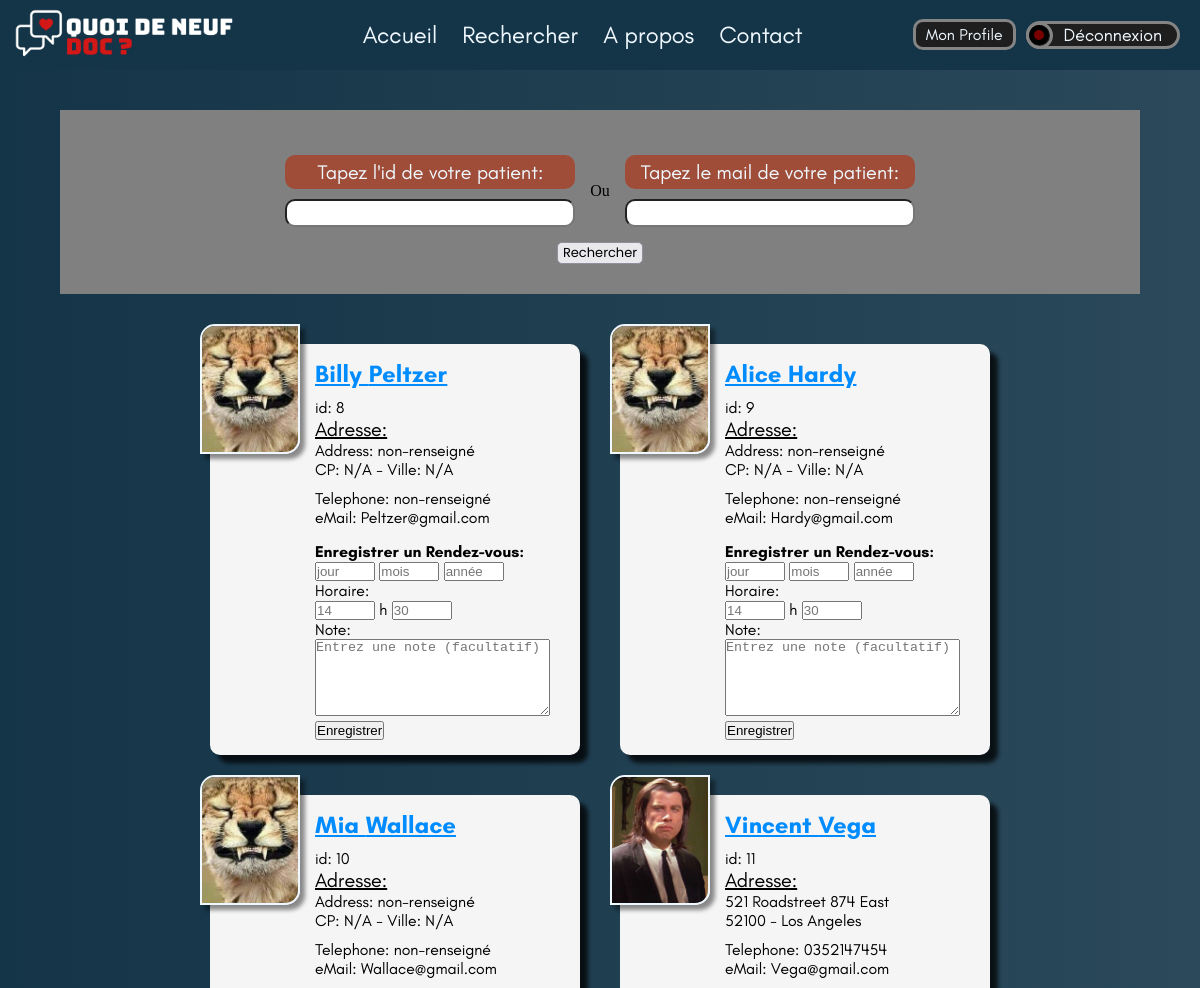
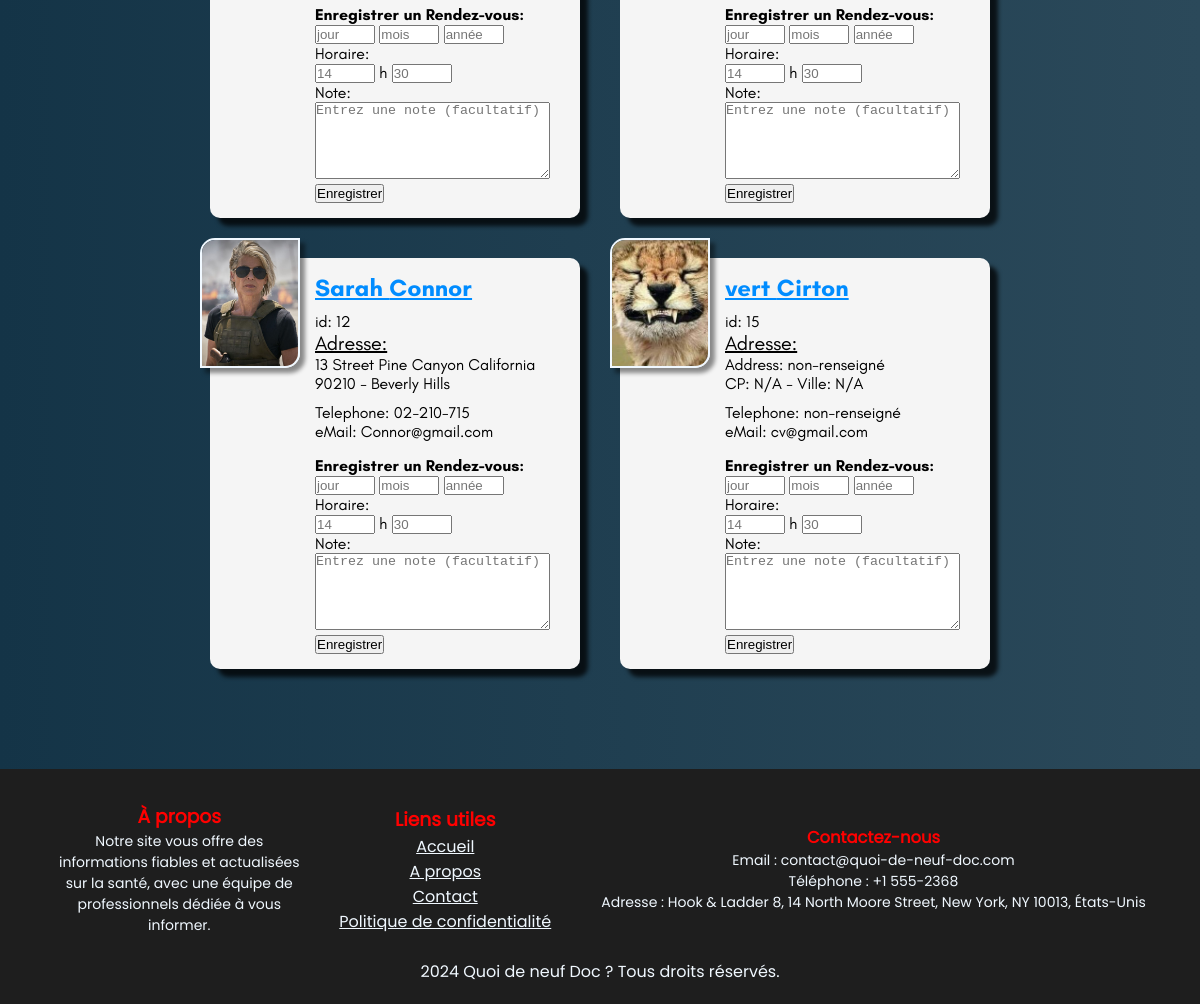
The page /search-user.php (signed in) on the database its author committed (2 pictures, top to bottom).
### tables this page shows
CREATE TABLE `users` (
  `id` int NOT NULL,
  `user_firstname` varchar(255) NOT NULL,
  `user_lastname` varchar(255) NOT NULL,
  `user_image` varchar(255) DEFAULT NULL,
  `user_mail` varchar(255) NOT NULL,
  `user_password` varchar(255) NOT NULL,
  `user_department` varchar(5) DEFAULT NULL,
  `user_city` varchar(255) DEFAULT NULL,
  `user_address` text,
  `user_phone` varchar(20) DEFAULT NULL
);

### src/search-user.php (the view, shortened to what this page needs)
<?php
require_once("connexion.php");
$sql = "SELECT * FROM users";
$params = [];
$query = $db->prepare($sql);
$query->execute($params);
$user_info = $query->fetchAll(PDO::FETCH_ASSOC);
?>
<!DOCTYPE html>
<html lang="en">
<head>
    <link rel="stylesheet" href="css/style.css">
    <link rel="stylesheet" href="css/responsive.css">
    <link rel="stylesheet" href="css/fonts.css">
</head>
<body>
<?php
    require_once "gestions/header.php";
?>
<main>
    <section class="search-filter">
        <form class="search-doctor-form" method="GET" action="search-user.php">
            <div class="first-section">
                <div class="style-search">
                    <p>Tapez l'id de votre patient:</p>
                    <input type="number" name="id">
                </div>
                <span>Ou</span>
                <div class="style-search">
                    <p>Tapez le mail de votre patient:</p>
                    <input type="email" name="user_mail">
                </div>
            </div>
            <button class="btn-mod-user" type="submit" name="envoyer">Rechercher</button>
        </form>
    </section>
    <section class="doctor-cards">
    <?php if (!empty($user_info)): ?>
        <?php foreach ($user_info as $user): ?>
            <figure class="user-card">
                <img class="img-user" src="<?= !empty($user['user_image']) ? 'assets/images/profiles/' . htmlspecialchars($user['user_image']) : 'assets/images/profiles/userimgnotfound.png'; ?>" alt="user img">
                <figcaption>
                    <h1><?= htmlspecialchars($user['user_firstname']) . ' ' . htmlspecialchars($user['user_lastname']) ?></h1>
                    <div>
                        <div>
                            <span>id: <?= $user['id']?></span>
                        </div>
                        <div class="adress-user-main">
                            <span>Adresse:</span>
                            <p><?= !empty($user['user_address']) ? htmlspecialchars($user['user_address']) : 'Address: non-renseigné' ?></p>
                            <p><?= !empty($user['user_department']) ? htmlspecialchars($user['user_department']) : 'CP: N/A' ?> - <?= !empty($user['user_city']) ? htmlspecialchars($user['user_city']) : 'Ville: N/A' ?></p>
                        </div>
                        <div class="pm-user">
                            <p>Telephone: <?= !empty($user['user_phone']) ? htmlspecialchars($user['user_phone']) : 'non-renseigné' ?></p>
                            <p>eMail: <?= htmlspecialchars($user['user_mail']) ?></p>
                        </div>
                    </div>
                    <form action="enregistrer_rdv.php" method="POST">
                        <h4>Enregistrer un Rendez-vous:</h4>
                        <p>
                            <input name="day" class="input-rdv" type="number" min="1" max="31" placeholder="jour">
                            <input name="month" class="input-rdv" type="number" min="1" max="12" placeholder="mois">
                            <input name="year" class="input-rdv" type="number" min="2024" max="9990" placeholder="année">
                        </p>
                        <p>
                            <p>Horaire:</p>
                            <input name="hour" class="input-rdv" type="number" min="0" max="23" placeholder="14">
                            <span>h</span>
                            <input name="minutes" class="input-rdv" type="number" min="0" max="59" placeholder="30">
                        </p>
                        <span>Note:</span>
                        <textarea class="note-info-area" name="info" rows="5" cols="33" placeholder="Entrez une note (facultatif)"></textarea>
                        <button type="submit" name="submit_rdv">Enregistrer</button>
                    </form>
                </figcaption>
            </figure>
        <?php endforeach; ?>
    <?php else: ?>
        <p class="no-results-message">Aucun utilisateur trouvé avec ces informations.</p>
    <?php endif; ?>
    </section>
</main>
<?php
    include_once "gestions/footer.php";
?>
</body>
</html>

### src/css/style.css (style rules this page uses)
* { margin: 0; padding: 0; box-sizing: border-box; }
html { scroll-behavior: smooth; }
body { background: linear-gradient(90deg, #143447, #2B495A); background-size: cover; height: 100vh; }
.search-filter { margin-top: 110px; background-color: grey; width: 90%; margin-left: auto; margin-right: auto; }
.search-doctor-form { display: flex; flex-direction: column; justify-content: center; align-items: center; gap: 0px; padding: 30px; }
.first-section { display: flex; flex-direction: column; justify-content: center; align-items: center; }
.search-doctor-form .style-search { width: 290px; display: flex; flex-direction: column; justify-content: center; align-items: center; gap: 10px; margin-top: 15px; margin-bottom: 15px; }
.style-search p { background-color: #9F4D38; padding: 5px 10px; border-radius: 10px; font-family: Teachers; font-size: 20px; color: aliceblue; width: 100%; text-align: center; }
.style-search input[type="number"] { -moz-appearance: textfield; width: 100%; padding: 0px 10px; border-radius: 10px; font-family: Teachers; font-size: 20px; width: 100%; text-align: center; }
.style-search input { width: 100%; padding: 0px 10px; border-radius: 10px; font-family: Teachers; font-size: 20px; width: 100%; text-align: center; }
.note-info-area { max-width: 235px; }
.doctor-cards { display: flex; flex-direction: row; justify-content: center; align-items: center; flex-wrap: wrap; gap: 40px; padding: 50px 20px 50px 20px; }
.user-card { position: relative; width: 370px; background-color: #F5F5F5 ; border-radius: 10px; font-family: Teachers; box-shadow: 8px 8px 4px rgba(0, 0, 0, 0.75); }
.img-user { position: absolute; margin-top: -20px; margin-left: -10px; width: 100px; height: 130px; object-fit: cover; border-radius: 15px 0px 15px 0px; border: 2px solid aliceblue; box-shadow: 5px 5px 4px rgba(0, 0, 0, 0.445); }
.user-card figcaption { margin-left: 90px; padding: 15px; }
.user-card figcaption h1 { color: #008CFF; text-decoration: underline; margin-bottom: 10px; }
.btn-mod-user { background-color: #E9E9ED; border: 1px solid #8F8F9D; font-family: poppins; padding: 0px 5px; cursor: pointer; border-radius: 5px; font-size: 13px; text-decoration: none; color: #000000; font-weight: lighter; }
.adress-user-main { display: flex; flex-direction: column; font-size: 18px; }
.adress-user-main p { font-size: 16px; }
.adress-user-main span { text-decoration: underline; font-size: 20px; }
.pm-user { margin: 10px 0px 15px 0px; }
.input-rdv { width: 60px; }

### src/css/responsive.css (style rules this page uses)
@media (min-width: 750px) { .first-section { display: flex; flex-direction: row; justify-content: center; align-items: center; flex-wrap: wrap; gap: 15px; } }

### rows shown on the page
users: user_firstname "Billy", user_lastname "Peltzer", id "8", shows "Address: non-renseigné", shows "CP: N/A", shows "Ville: N/A", user_mail "Peltzer@gmail.com"
users: user_firstname "Alice", user_lastname "Hardy", id "9", shows "Address: non-renseigné", shows "CP: N/A", shows "Ville: N/A", user_mail "Hardy@gmail.com"
users: user_firstname "Mia", user_lastname "Wallace", id "10", shows "Address: non-renseigné", shows "CP: N/A", shows "Ville: N/A", user_mail "Wallace@gmail.com"
users: user_image (picture), user_firstname "Vincent", user_lastname "Vega", id "11", user_address "521 Roadstreet 874 East", user_department "52100", user_city "Los Angeles", user_phone "0352147454", user_mail "Vega@gmail.com"
users: user_image (picture), user_firstname "Sarah", user_lastname "Connor", id "12", user_address "13 Street Pine Canyon California", user_department "90210", user_city "Beverly Hills", user_phone "02-210-715", user_mail "Connor@gmail.com"
users: user_firstname "vert", user_lastname "Cirton", id "15", shows "Address: non-renseigné", shows "CP: N/A", shows "Ville: N/A", user_mail "cv@gmail.com"
